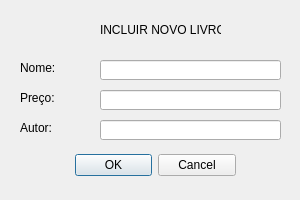
<?xml version="1.0" encoding="UTF-8"?>
<ui version="4.0">
 <class>IncluirLivro</class>
 <widget class="QDialog" name="IncluirLivro">
  <property name="geometry">
   <rect>
    <x>0</x>
    <y>0</y>
    <width>300</width>
    <height>200</height>
   </rect>
  </property>
  <property name="windowTitle">
   <string>Incluir Livro</string>
  </property>
  <widget class="QDialogButtonBox" name="buttonBox">
   <property name="geometry">
    <rect>
     <x>75</x>
     <y>150</y>
     <width>161</width>
     <height>31</height>
    </rect>
   </property>
   <property name="orientation">
    <enum>Qt::Horizontal</enum>
   </property>
   <property name="standardButtons">
    <set>QDialogButtonBox::Cancel|QDialogButtonBox::Ok</set>
   </property>
  </widget>
  <widget class="QLabel" name="titulo">
   <property name="geometry">
    <rect>
     <x>100</x>
     <y>20</y>
     <width>121</width>
     <height>20</height>
    </rect>
   </property>
   <property name="text">
    <string>INCLUIR NOVO LIVRO</string>
   </property>
  </widget>
  <widget class="QLabel" name="nlabel">
   <property name="geometry">
    <rect>
     <x>20</x>
     <y>60</y>
     <width>49</width>
     <height>16</height>
    </rect>
   </property>
   <property name="text">
    <string>Nome:</string>
   </property>
  </widget>
  <widget class="QLabel" name="plabel">
   <property name="geometry">
    <rect>
     <x>20</x>
     <y>90</y>
     <width>49</width>
     <height>16</height>
    </rect>
   </property>
   <property name="text">
    <string>Preço:</string>
   </property>
  </widget>
  <widget class="QLabel" name="alabel">
   <property name="geometry">
    <rect>
     <x>20</x>
     <y>120</y>
     <width>49</width>
     <height>16</height>
    </rect>
   </property>
   <property name="text">
    <string>Autor:</string>
   </property>
  </widget>
  <widget class="QLineEdit" name="nomedit">
   <property name="geometry">
    <rect>
     <x>100</x>
     <y>60</y>
     <width>181</width>
     <height>20</height>
    </rect>
   </property>
  </widget>
  <widget class="QLineEdit" name="pedit">
   <property name="geometry">
    <rect>
     <x>100</x>
     <y>90</y>
     <width>181</width>
     <height>20</height>
    </rect>
   </property>
  </widget>
  <widget class="QLineEdit" name="aedit">
   <property name="geometry">
    <rect>
     <x>100</x>
     <y>120</y>
     <width>181</width>
     <height>20</height>
    </rect>
   </property>
  </widget>
 </widget>
 <resources/>
 <connections>
  <connection>
   <sender>buttonBox</sender>
   <signal>accepted()</signal>
   <receiver>IncluirLivro</receiver>
   <slot>accept()</slot>
   <hints>
    <hint type="sourcelabel">
     <x>248</x>
     <y>254</y>
    </hint>
    <hint type="destinationlabel">
     <x>157</x>
     <y>274</y>
    </hint>
   </hints>
  </connection>
  <connection>
   <sender>buttonBox</sender>
   <signal>rejected()</signal>
   <receiver>IncluirLivro</receiver>
   <slot>reject()</slot>
   <hints>
    <hint type="sourcelabel">
     <x>316</x>
     <y>260</y>
    </hint>
    <hint type="destinationlabel">
     <x>286</x>
     <y>274</y>
    </hint>
   </hints>
  </connection>
 </connections>
</ui>
